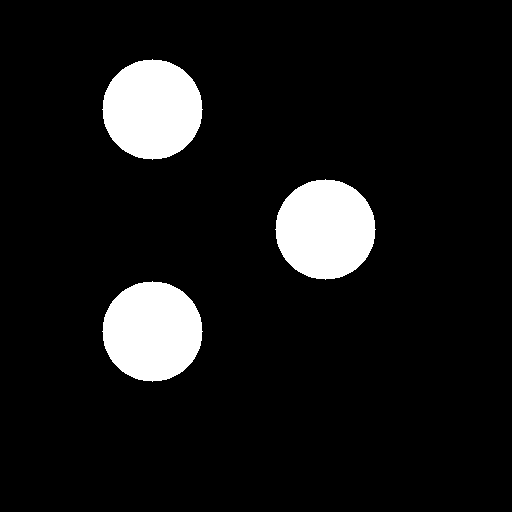
#> input picture opencvFirst/img/banImg.png, 512 x 512 px
$ python _16_morphological.py
#> lines starting #> are read from the running program, lines starting #| are printed output that depends on the picture; after the words box and inside, x2 and y2 are one past the last pixel; in counts of white or black regions, pixels touching at a corner belong together
# Morphological transformations are some simple operations based on the image shape. It is normally performed on binary images. It needs two inputs, one is our original image, second one is called structuring element or kernel which decides the nature of operation. Two basic morphological operators are Erosion and Dilation. Then its variant forms like Opening, Closing, Gradient etc also comes into play.

# 3A) EROSION :- The basic idea of erosion is just like soil erosion only, it erodes away the boundaries of foreground object.

#3B) DILATION :- It is just like soil dilation, it increases the boundaries of foreground object.

# 3C) OPENING :- Opening is just another name of erosion followed by dilation. It is useful in removing noise.

# 3D) CLOSING :- Closing is reverse of Opening, Dilation followed by Erosion. It is useful in closing small holes inside the foreground objects, or small black points on the object.

# 3E) MORPHOLOGICAL GRADIENT :- It is the difference between dilation and erosion of an image. The result will look like the outline of the object.

# 3F) TOP HAT :- It is the difference between input image and Opening of the image.

# 3G) BLACK HAT :- It is the difference between the closing of the input image and input image.

import cv2 as cv
import numpy as np
import matplotlib.pyplot as plt

# Load image (binary or grayscale works best)
img = cv.imread('./img/banImg.png', 0)   # Change filename as per your image
#> img: shape (512, 512); 9% white; 3 white regions, box (x1, y1, x2, y2) and area: (102, 59, 203, 160) 7845, (275, 179, 376, 280) 7845, (102, 281, 203, 382) 7845

# Apply threshold to make sure it's binary
_, binary = cv.threshold(img, 127, 255, cv.THRESH_BINARY)

# Kernel (structuring element)
kernel = np.ones((5, 5), np.uint8)

# Morphological operations
erosion = cv.erode(binary, kernel, iterations=1)
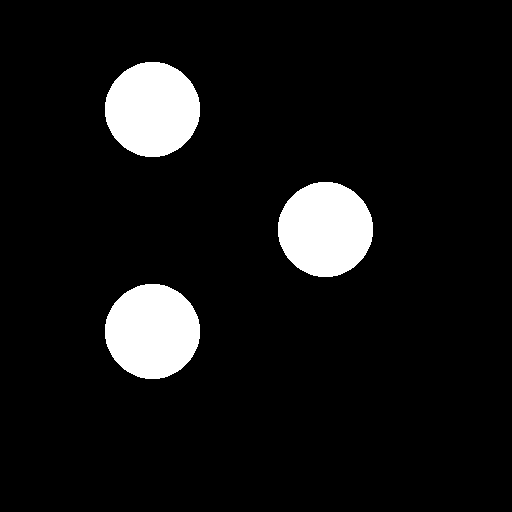
#> erosion: shape (512, 512); 8.1% white; 3 white regions, box (x1, y1, x2, y2) and area: (105, 62, 200, 157) 7065, (278, 182, 373, 277) 7065, (105, 284, 200, 379) 7065
dilation = cv.dilate(binary, kernel, iterations=1)
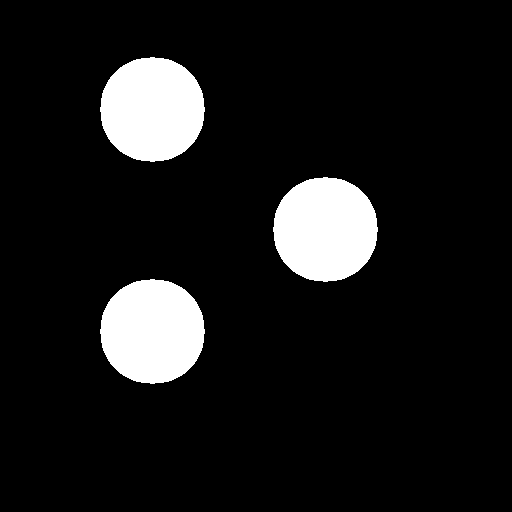
#> dilation: shape (512, 512); 9.9% white; 3 white regions, box (x1, y1, x2, y2) and area: (100, 57, 205, 162) 8669, (273, 177, 378, 282) 8669, (100, 279, 205, 384) 8669
opening = cv.morphologyEx(binary, cv.MORPH_OPEN, kernel)
#> opening: shape (512, 512); 9% white; 3 white regions, box (x1, y1, x2, y2) and area: (103, 60, 202, 159) 7841, (276, 180, 375, 279) 7841, (103, 282, 202, 381) 7841
closing = cv.morphologyEx(binary, cv.MORPH_CLOSE, kernel)
gradient = cv.morphologyEx(binary, cv.MORPH_GRADIENT, kernel)
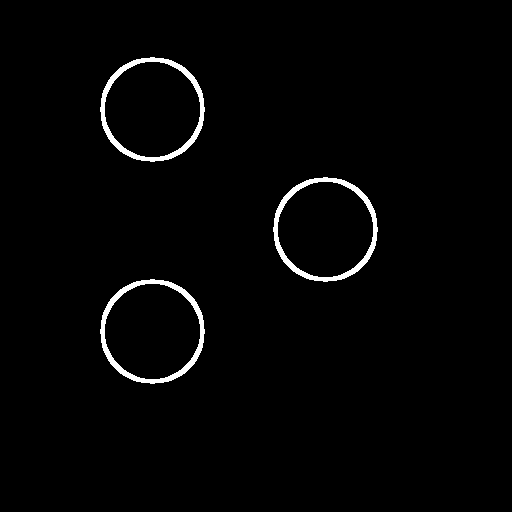
#> gradient: shape (512, 512); 1.8% white; 3 white regions, box (x1, y1, x2, y2) and area: (100, 57, 205, 162) 1604, (273, 177, 378, 282) 1604, (100, 279, 205, 384) 1604
tophat = cv.morphologyEx(binary, cv.MORPH_TOPHAT, kernel)
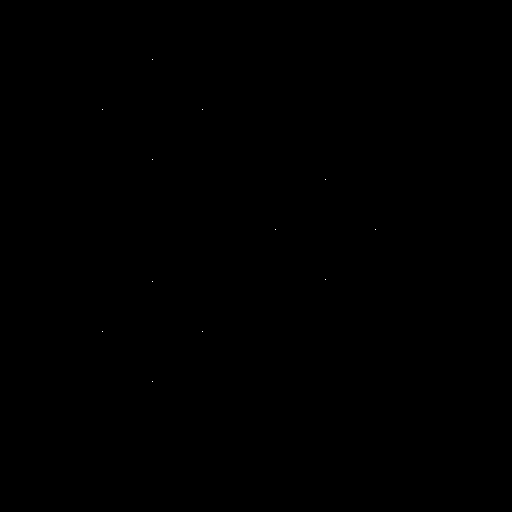
#> tophat: shape (512, 512); 0% white in thin lines or dots, all inside (x1, y1, x2, y2) = (102, 59, 376, 382)
blackhat = cv.morphologyEx(binary, cv.MORPH_BLACKHAT, kernel)
#> blackhat: shape (512, 512); every value is 0

# Titles and images
titles = ['Original', 'Erosion', 'Dilation', 'Opening',
          'Closing', 'Gradient', 'Top Hat', 'Black Hat']
images = [binary, erosion, dilation, opening, closing, gradient, tophat, blackhat]

# Plot all results
plt.figure(figsize=(12, 8))
for i in range(len(images)):
    plt.subplot(2, 4, i+1)
    plt.imshow(images[i], cmap='gray')
    plt.title(titles[i])
    plt.axis('off')
#> this loop made 8 passes

plt.tight_layout()
plt.show()

cv.waitKey(0)
cv.destroyAllWindows()

# python _16_morphological.py

$ run again, with opencvFirst/img/Pasted image.png copied over opencvFirst/img/banImg.png
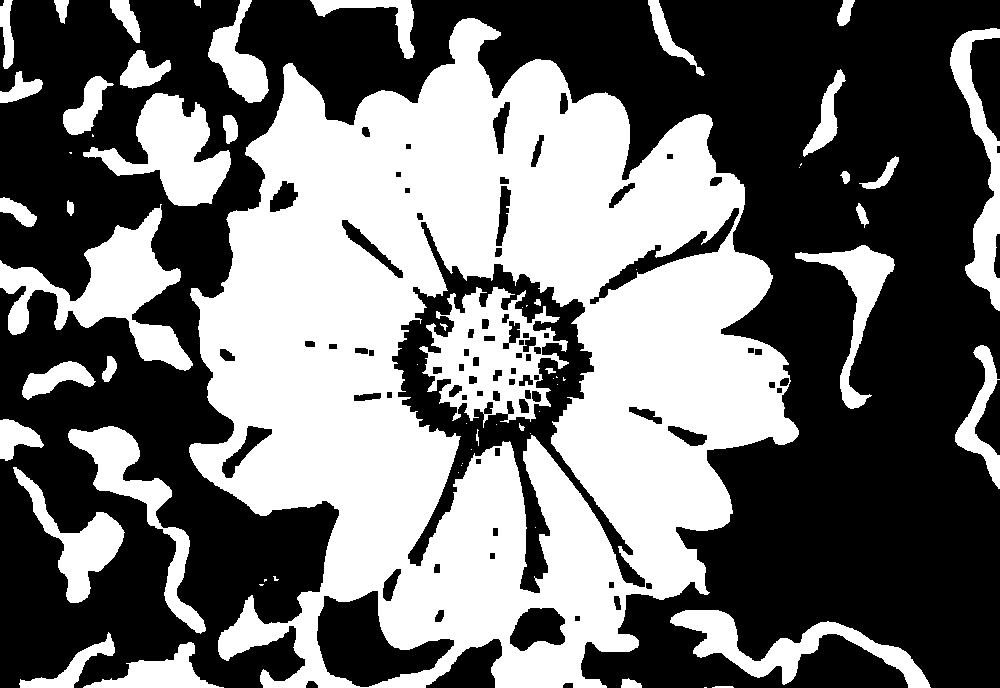
#> input picture opencvFirst/img/Pasted image.png, 1000 x 688 px
#> img: shape (688, 1000); 44.1% white; 65 white regions (25 under 20 px), largest, box (x1, y1, x2, y2) and area: (189, 18, 799, 688) 228550, (0, 204, 193, 371) 10672, (419, 287, 569, 428) 10160
#> erosion: shape (688, 1000); 37.7% white; 63 white regions (23 under 20 px), largest, box (x1, y1, x2, y2) and area: (191, 20, 797, 688) 206241, (0, 210, 179, 333) 7045, (86, 95, 229, 204) 6091
#> dilation: shape (688, 1000); 50.7% white; 148 black regions (113 under 20 px), largest, box (x1, y1, x2, y2) and area: (0, 0, 1000, 688) 313366, (394, 253, 623, 591) 10556, (319, 593, 452, 685) 5812
#> opening: shape (688, 1000); 43.8% white; 50 white regions, largest, box (x1, y1, x2, y2) and area: (189, 18, 799, 688) 227705, (0, 208, 192, 370) 10637, (423, 287, 541, 420) 7894
#> `gradient = cv.morphologyEx(binary, cv.MORPH_GRADIENT, kernel)`:
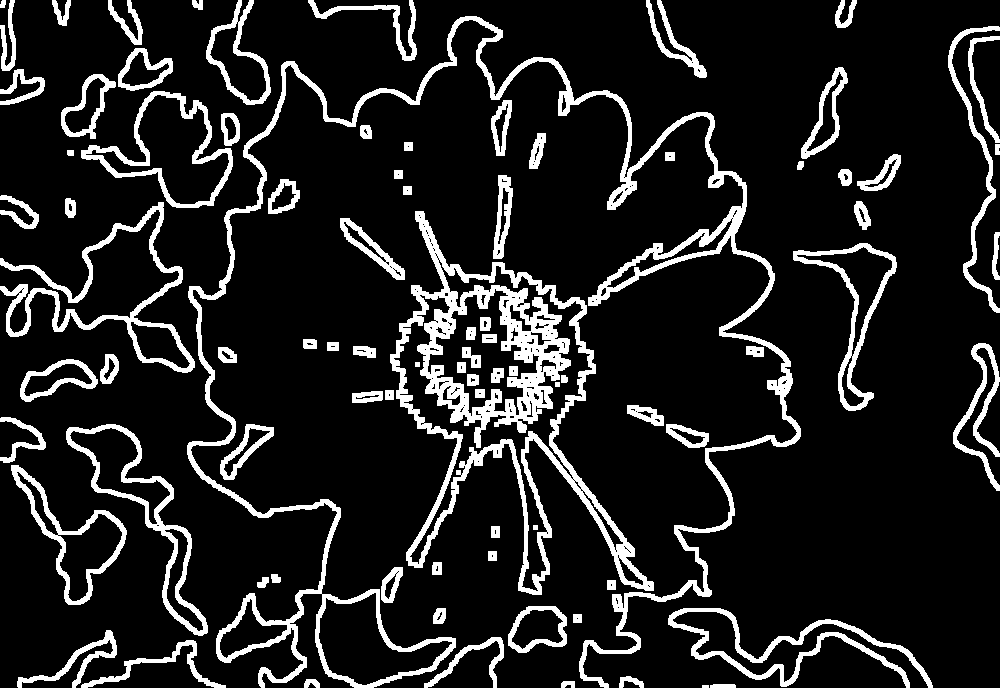
#> gradient: shape (688, 1000); 13% white; 88 white regions, largest, box (x1, y1, x2, y2) and area: (187, 16, 801, 688) 20883, (390, 211, 654, 595) 19222, (0, 202, 195, 373) 4557
#> `tophat = cv.morphologyEx(binary, cv.MORPH_TOPHAT, kernel)`:
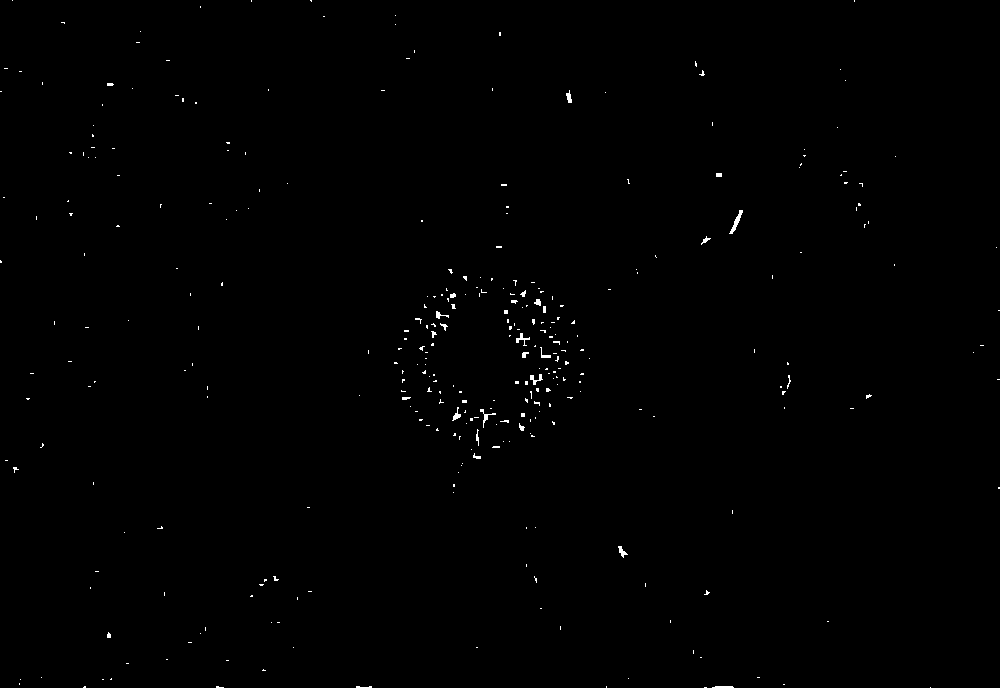
#> tophat: shape (688, 1000); 0.35% white in thin lines or dots
#> blackhat: shape (688, 1000); every value is 0
#> the loop `for i in range(len(images)):` made 8 passes
